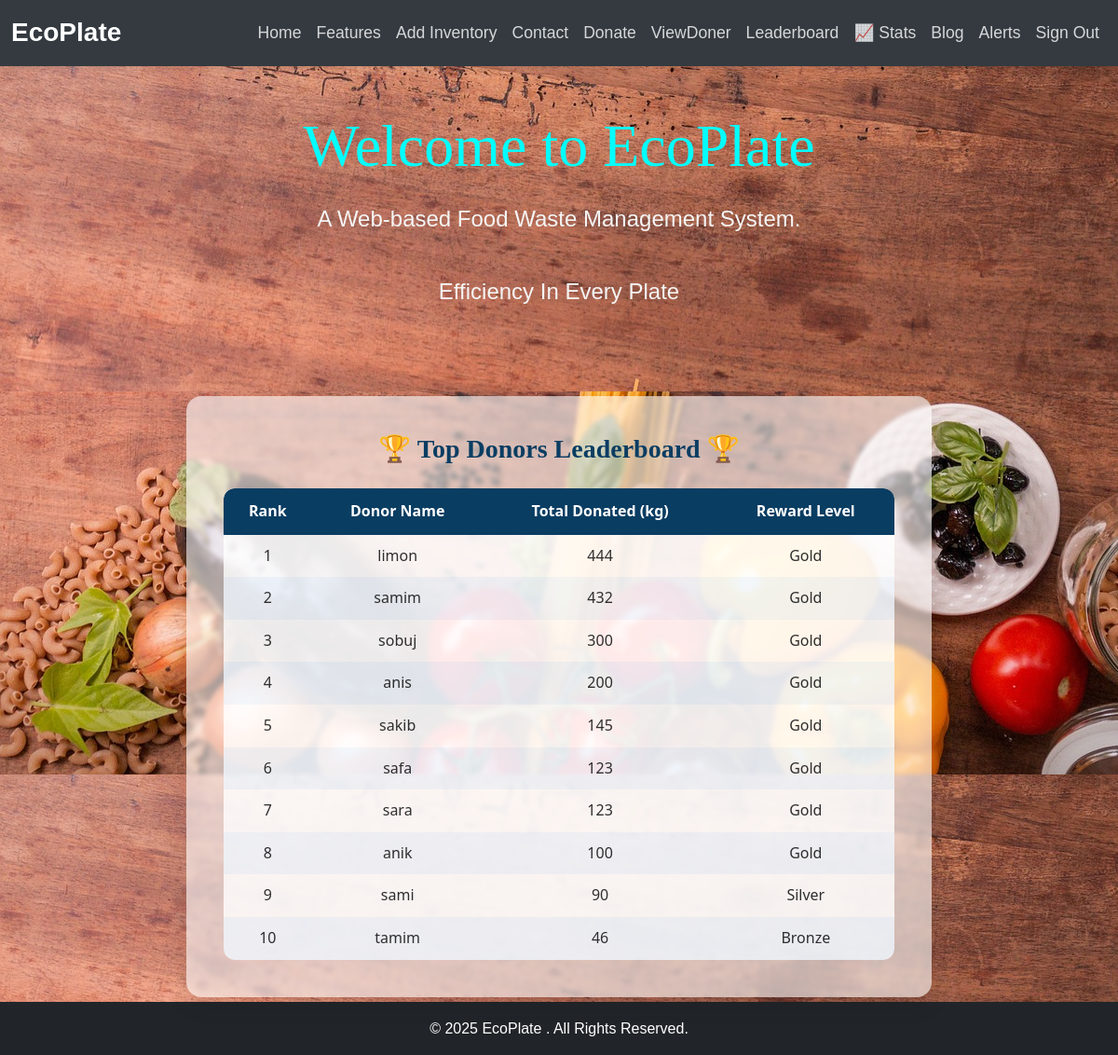
Page /leaderboard/ (signed in) on the committed database.
### foodTest/models.py (models this page shows, shortened)
class DonorProfile(models.Model):
    donor_name = models.CharField(max_length=255)
    email = models.EmailField(unique=True)
    total_donated = models.PositiveIntegerField(default=0)
    reward_level = models.CharField(max_length=20, default="New")  # New, Bronze, Silver, Gold

### foodTest/views.py (the view)
# urls.py: path("leaderboard/", leaderboard_view, name="leaderboard"),
@login_required
def leaderboard_view(request):
    update_donor_profiles()
    top_donors = DonorProfile.objects.order_by("-total_donated")[:10]  # Get top 10 donors
    return render(request, "leaderboard.html", {"top_donors": top_donors})

### foodTest/views.py (called while the page is built)
def assign_reward(total_donated):
    if total_donated >= 100:
        return "Gold"
    elif total_donated >= 50:
        return "Silver"
    elif total_donated >= 20:
        return "Bronze"
    return "New"

def update_donor_profiles():
    donor_totals = Donation.objects.values("email").annotate(total_donated=Sum("quantity"))
    for donor in donor_totals:
        latest_donation = Donation.objects.filter(email=donor["email"]).order_by("-id").first()
        donor_name = latest_donation.donor_name if latest_donation else "Unknown"
        donor_profile, created = DonorProfile.objects.get_or_create(
            email=donor["email"],
            defaults={"donor_name": donor_name, "total_donated": 0, "reward_level": "New"}
        )
        donor_profile.donor_name = donor_name  # Ensure correct name
        donor_profile.total_donated = donor["total_donated"]  # Update total donations
        donor_profile.reward_level = assign_reward(donor_profile.total_donated)  # Assign reward
        donor_profile.save()

### templates/leaderboard.html (shortened to what this page needs)
{% extends "base.html"%}
{% block body %}
{% load static %}
<section style="
    background-color: rgba(255, 255, 255, 0.6);
    backdrop-filter: blur(2px);
    border-radius: 16px;
    box-shadow: 0 8px 24px rgba(0, 0, 0, 0.1);
    padding: 40px;
    margin: 5px auto;
    width: 90%;
    max-width: 800px;
    text-align: center;
    font-family: 'Segoe UI', sans-serif;
">
  <h2 style="color: #0a3d62; font-size: 28px; margin-bottom: 25px;">
    🏆 Top Donors Leaderboard 🏆
  </h2>
  <table style="
      width: 100%;
      border-collapse: separate;
      border-spacing: 0;
      font-size: 16px;
      background-color: transparent;
      overflow: hidden;
      border-radius: 12px;
  ">
    <tr style="background-color: #0a3d62; color: white;">
      <th style="padding: 12px; border-top-left-radius: 12px;">Rank</th>
      <th style="padding: 12px;">Donor Name</th>
      <th style="padding: 12px;">Total Donated (kg)</th>
      <th style="padding: 12px; border-top-right-radius: 12px;">Reward Level</th>
    </tr>
    {% for donor in top_donors %}
    <tr style="
        background-color: {% if forloop.counter0|divisibleby:2 %}rgba(255,255,255,0.8){% else %}rgba(240,248,255,0.8){% endif %};
        transition: background-color 0.3s;
    "
        onmouseover="this.style.backgroundColor='rgba(7, 7, 7, 0.15)'"
        onmouseout="this.style.backgroundColor='{% if forloop.counter0|divisibleby:2 %}rgba(255,255,255,0.8){% else %}rgba(137, 141, 145, 0.35){% endif %}'"
    >
      <td style="padding: 10px; {% if forloop.last %}border-bottom-left-radius: 12px;{% endif %}">{{ forloop.counter }}</td>
      <td style="padding: 10px;">{{ donor.donor_name }}</td>
      <td style="padding: 10px;">{{ donor.total_donated }}</td>
      <td style="padding: 10px; {% if forloop.last %}border-bottom-right-radius: 12px;{% endif %}">{{ donor.reward_level }}</td>
    </tr>
    {% endfor %}
  </table>
</section>
{% endblock body %}

### static/styles.css (style rules this page uses)
h1, h2, h3, h4, h5, h6 { font-family: 'Georgia', serif; font-weight: bold; color: whitesmoke; }
html, body { height: 100%; margin: 0; display: flex; flex-direction: column; font-family: 'Arial', sans-serif; line-height: 1.6; color: #101010dd; background-color:whitesmoke; background: url('/static/img/back1.jpg'); }

### rows in the picture
DonorProfile: donor_name "limon", total_donated "444", reward_level "Gold"
DonorProfile: donor_name "samim", total_donated "432", reward_level "Gold"
DonorProfile: donor_name "sobuj", total_donated "300", reward_level "Gold"
DonorProfile: donor_name "anis", total_donated "200", reward_level "Gold"
DonorProfile: donor_name "sakib", total_donated "145", reward_level "Gold"
DonorProfile: donor_name "safa", total_donated "123", reward_level "Gold"
DonorProfile: donor_name "sara", total_donated "123", reward_level "Gold"
DonorProfile: donor_name "anik", total_donated "100", reward_level "Gold"
DonorProfile: donor_name "sami", total_donated "90", reward_level "Silver"
DonorProfile: donor_name "tamim", total_donated "46", reward_level "Bronze"
